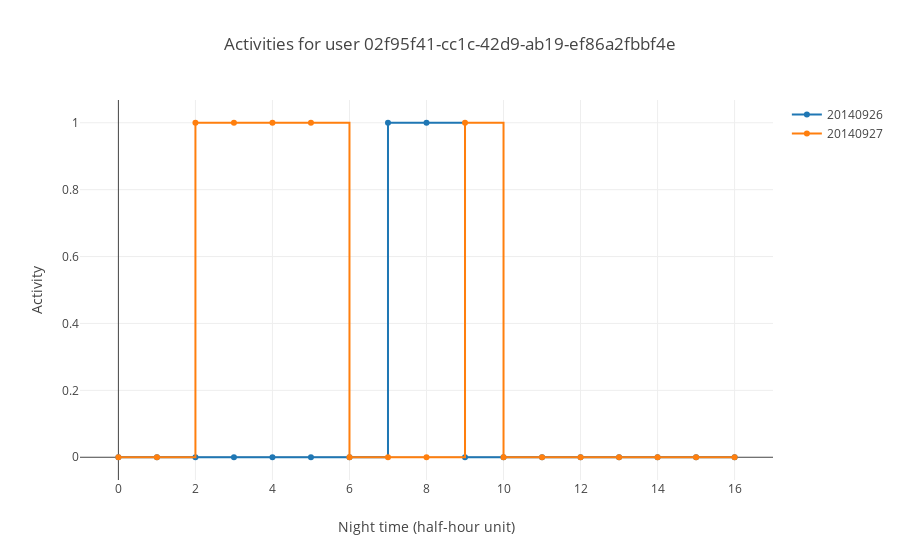

Source (notebook cell):
### Code cell
user, user_dict = list(user_night_activities.items())[0]
plot_user_activities(user, user_dict)

### Figure 1 — Plotly figure (JSON) as saved in the notebook; plotly's stock layout.template omitted (floating-point values rounded to 4 significant figures)
{"data": [{"line": {"shape": "hv"}, "name": "20140926", "type": "scatter", "uid": "fb91b0eb-9f4e-402b-8d94-b55609eaefb3", "x": [0, 1, 2, 3, 4, 5, 6, 7, 8, 9, 10, 11, 12, 13, 14, 15, 16], "y": [0, 0, 0, 0, 0, 0, 0, 1, 1, 0, 0, 0, 0, 0, 0, 0, 0]}, {"line": {"shape": "hv"}, "name": "20140927", "type": "scatter", "uid": "c9e1b6e1-6e41-4653-a0b3-3efe788abdc3", "x": [0, 1, 2, 3, 4, 5, 6, 7, 8, 9, 10, 11, 12, 13, 14, 15, 16], "y": [0, 0, 1, 1, 1, 1, 0, 0, 0, 1, 0, 0, 0, 0, 0, 0, 0]}], "layout": {"title": {"text": "Activities for user 02f95f41-cc1c-42d9-ab19-ef86a2fbbf4e"}, "xaxis": {"title": {"text": "Night time (half-hour unit)"}}, "yaxis": {"title": {"text": "Activity"}}}}
